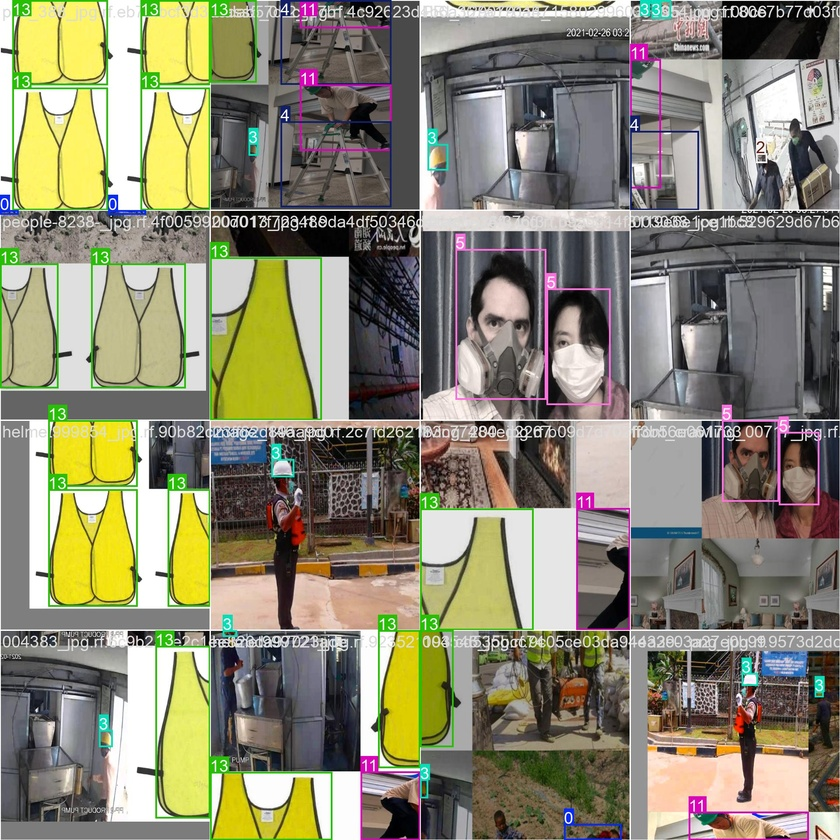
#> input picture worker_safety_model/ppe_project/ppe_yolov8s_run/train_batch0.jpg, 840 x 840 px, shrunk from 1920 x 1920 before the run; its folder holds only this picture in this run
$ python -i routes_safety.py   (imports and definitions only)
#> lines starting #> are read from the running program, lines starting #| are printed output that depends on the picture; after the words box and inside, x2 and y2 are one past the last pixel; in counts of white or black regions, pixels touching at a corner belong together
from fastapi import APIRouter, UploadFile, File, HTTPException
from fastapi.responses import JSONResponse
import cv2
import numpy as np
from datetime import datetime
import time
from typing import Dict, Any
import io
from PIL import Image

# [1 line that did not run here, left out]

# Configuration pour la détection
# En production, vous pouvez utiliser un modèle YOLO entraîné pour détecter casques et gilets
# Pour cette démo, nous utilisons un détecteur de couleurs simple
class SafetyDetector:
    def __init__(self):
        # Initialisation du détecteur de visages pour détecter la présence humaine
        self.face_cascade = cv2.CascadeClassifier(cv2.data.haarcascades + 'haarcascade_frontalface_default.xml')

    def detect_skin(self, image: np.ndarray) -> np.ndarray:
        """Détecte les régions de peau dans l'image pour les exclure de la détection"""
        # Conversion en HSV et YCrCb pour une meilleure détection de la peau
        hsv = cv2.cvtColor(image, cv2.COLOR_BGR2HSV)
        ycrcb = cv2.cvtColor(image, cv2.COLOR_BGR2YCrCb)

        # Plages HSV pour la peau (plusieurs tons de peau)
        lower_hsv = np.array([0, 10, 0], dtype=np.uint8)
        upper_hsv = np.array([25, 170, 255], dtype=np.uint8)
        mask_hsv = cv2.inRange(hsv, lower_hsv, upper_hsv)

        # Plages YCrCb pour la peau
        lower_ycrcb = np.array([0, 135, 85], dtype=np.uint8)
        upper_ycrcb = np.array([255, 180, 135], dtype=np.uint8)
        mask_ycrcb = cv2.inRange(ycrcb, lower_ycrcb, upper_ycrcb)

        # Combiner les deux masques
        skin_mask = cv2.bitwise_and(mask_hsv, mask_ycrcb)

        # Dilater modérément pour inclure les cheveux proches du visage
        kernel = np.ones((10, 10), np.uint8)
        skin_mask = cv2.dilate(skin_mask, kernel, iterations=2)

        return skin_mask

    def detect_helmet(self, image: np.ndarray) -> tuple:
        """
        Détecte un casque basé sur la couleur dans la partie supérieure de l'image
        Recherche des couleurs typiques des casques (jaune, orange, blanc, rouge)
        Équilibré pour éviter les faux positifs tout en détectant les vrais casques
        """
        height, width = image.shape[:2]

        # Zone de recherche du casque (tiers supérieur de l'image)
        helmet_zone = image[0:height//3, :]

        # Détecter les régions de peau/cheveux à exclure
        skin_mask = self.detect_skin(helmet_zone)

        # Conversion en HSV pour la détection de couleur
        hsv = cv2.cvtColor(helmet_zone, cv2.COLOR_BGR2HSV)

        # Plages de couleurs pour les casques (équilibrées)
        color_ranges = [
            # Jaune (casque de chantier) - élargi
            ([20, 80, 120], [35, 255, 255]),
            # Orange (casque de chantier) - élargi
            ([8, 100, 120], [20, 255, 255]),
            # Blanc brillant (casque blanc)
            ([0, 0, 200], [180, 30, 255]),
            # Rouge (casque rouge)
            ([0, 100, 120], [10, 255, 255]),
            ([170, 100, 120], [180, 255, 255]),
            # Bleu (casque bleu)
            ([95, 80, 120], [135, 255, 255]),
        ]

        max_percentage = 0
        best_mask = None

        for lower, upper in color_ranges:
            mask = cv2.inRange(hsv, np.array(lower), np.array(upper))

            # Exclure les régions de peau/cheveux
            mask = cv2.bitwise_and(mask, cv2.bitwise_not(skin_mask))

            # Appliquer un filtre morphologique
            kernel = np.ones((3, 3), np.uint8)
            mask = cv2.morphologyEx(mask, cv2.MORPH_CLOSE, kernel)
            mask = cv2.morphologyEx(mask, cv2.MORPH_OPEN, kernel)

            percentage = (cv2.countNonZero(mask) / mask.size) * 100
            if percentage > max_percentage:
                max_percentage = percentage
                best_mask = mask

        # Vérifier la forme et la taille des régions détectées
        detected = False
        confidence = 0.0

        if max_percentage > 5.0 and best_mask is not None:  # Seuil réduit mais raisonnable
            # Trouver les contours pour vérifier la forme
            contours, _ = cv2.findContours(best_mask, cv2.RETR_EXTERNAL, cv2.CHAIN_APPROX_SIMPLE)

            if contours:
                # Prendre le plus grand contour
                largest_contour = max(contours, key=cv2.contourArea)
                area = cv2.contourArea(largest_contour)

                # Un casque doit avoir une taille minimale
                min_area = (helmet_zone.shape[0] * helmet_zone.shape[1]) * 0.03

                if area > min_area:
                    # Vérifier le ratio largeur/hauteur (un casque est plutôt large)
                    x, y, w, h = cv2.boundingRect(largest_contour)
                    aspect_ratio = w / float(h) if h > 0 else 0

                    # Un casque a généralement un aspect ratio entre 0.7 et 3.0
                    if 0.7 <= aspect_ratio <= 3.5:
                        detected = True
                        confidence = min(max_percentage / 12.0, 1.0)

        return detected, confidence

    def detect_safety_vest(self, image: np.ndarray) -> tuple:
        """
        Détecte un gilet de sécurité basé sur la couleur dans la partie centrale de l'image
        Recherche des couleurs typiques des gilets (jaune fluo, orange fluo)
        Équilibré pour une bonne détection
        """
        height, width = image.shape[:2]

        # Zone de recherche du gilet (partie centrale pour le torse)
        vest_zone = image[height//4:3*height//4, :]

        # Conversion en HSV
        hsv = cv2.cvtColor(vest_zone, cv2.COLOR_BGR2HSV)

        # Plages de couleurs pour les gilets haute visibilité (équilibrées)
        color_ranges = [
            # Jaune fluo/vif - élargi pour meilleure détection
            ([20, 100, 140], [40, 255, 255]),
            # Orange fluo/vif - élargi
            ([5, 120, 140], [20, 255, 255]),
            # Vert fluo (gilets verts)
            ([35, 100, 140], [85, 255, 255]),
        ]

        max_percentage = 0
        best_mask = None

        for lower, upper in color_ranges:
            mask = cv2.inRange(hsv, np.array(lower), np.array(upper))

            # Appliquer un filtre morphologique
            kernel = np.ones((5, 5), np.uint8)
            mask = cv2.morphologyEx(mask, cv2.MORPH_CLOSE, kernel)
            mask = cv2.morphologyEx(mask, cv2.MORPH_OPEN, kernel)

            percentage = (cv2.countNonZero(mask) / mask.size) * 100
            if percentage > max_percentage:
                max_percentage = percentage
                best_mask = mask

        # Vérifier la présence et la forme
        detected = False
        confidence = 0.0

        if max_percentage > 4.0 and best_mask is not None:  # Seuil réduit
            # Trouver les contours
            contours, _ = cv2.findContours(best_mask, cv2.RETR_EXTERNAL, cv2.CHAIN_APPROX_SIMPLE)

            if contours:
                # Prendre le plus grand contour
                largest_contour = max(contours, key=cv2.contourArea)
                area = cv2.contourArea(largest_contour)

                # Un gilet doit avoir une taille minimale raisonnable
                min_area = (vest_zone.shape[0] * vest_zone.shape[1]) * 0.04

                if area > min_area:
                    detected = True
                    confidence = min(max_percentage / 15.0, 1.0)

        return detected, confidence

    def detect_person(self, image: np.ndarray) -> int:
        """Détecte le nombre de personnes dans l'image"""
        gray = cv2.cvtColor(image, cv2.COLOR_BGR2GRAY)
        faces = self.face_cascade.detectMultiScale(gray, 1.3, 5)
        return len(faces)

    def analyze_image(self, image: np.ndarray) -> Dict[str, Any]:
        """Analyse complète de l'image pour la détection de sécurité"""
        start_time = time.time()

        # Détection du casque
        helmet_detected, helmet_confidence = self.detect_helmet(image)

        # Détection du gilet
        vest_detected, vest_confidence = self.detect_safety_vest(image)

        # Détection de personnes
        person_count = self.detect_person(image)

        processing_time = time.time() - start_time

        return {
            "helmet_detected": helmet_detected,
            "helmet_confidence": float(helmet_confidence),
            "vest_detected": vest_detected,
            "vest_confidence": float(vest_confidence),
            "person_count": person_count,
            "processing_time": processing_time,
            "timestamp": datetime.now().isoformat(),
            "status": "safe" if (helmet_detected and vest_detected) else "unsafe"
        }

# Instance globale du détecteur
detector = SafetyDetector()

# [39 lines not run here, left out]

>>> import cv2
>>> picture = cv2.imread('../worker_safety_model/ppe_project/ppe_yolov8s_run/train_batch0.jpg')
#> picture is the input picture: shape (840, 840, 3); mean B, G, R 114.1, 135.7, 138.6
>>> result = SafetyDetector().analyze_image(picture)
#> in detect_helmet, `helmet_zone = image[0:height//3, :]`:
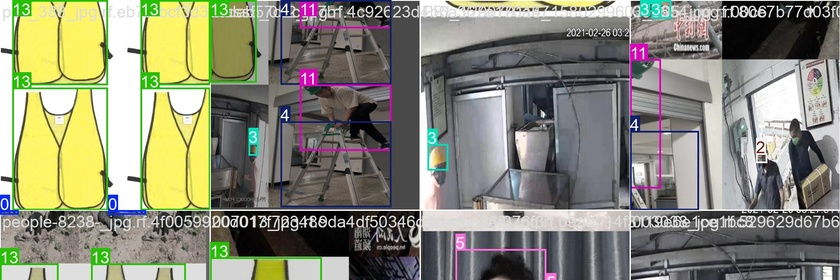
#> helmet_zone: shape (280, 840, 3); mean B, G, R 119.9, 137.7, 137.4
#> in detect_skin, `mask_hsv = cv2.inRange(hsv, lower_hsv, upper_hsv)`:
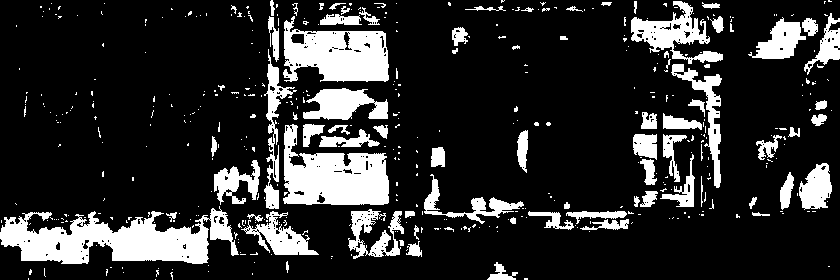
#> mask_hsv: shape (280, 840); 17.9% white; 458 white regions (378 under 20 px), largest, box (x1, y1, x2, y2) and area: (0, 206, 239, 264) 7523, (283, 124, 389, 205) 5194, (283, 16, 389, 82) 4557
#> the loop in detect_helmet, `for lower, upper in color_ranges:` made 6 passes
#> (percentage, max_percentage) on passes 1, 3: (9.81, 9.81), (12.64, 12.64)
#> after the loop in detect_helmet, `for lower, upper in color_ranges:`:
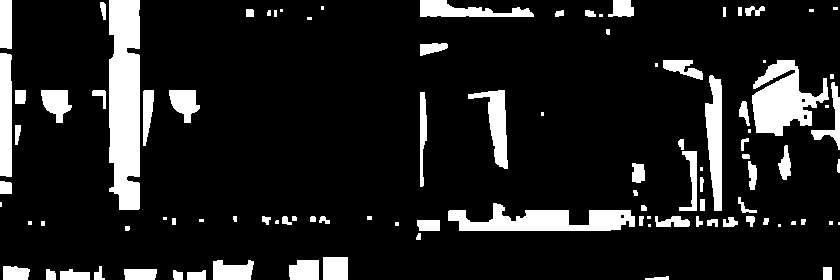
#> best_mask: shape (280, 840); 12.6% white; 101 white regions (24 under 20 px), largest, box (x1, y1, x2, y2) and area: (109, 0, 140, 210) 5951, (752, 60, 829, 136) 3249, (448, 203, 635, 231) 2982
#> after the loop in detect_helmet, `for lower, upper in color_ranges:`:
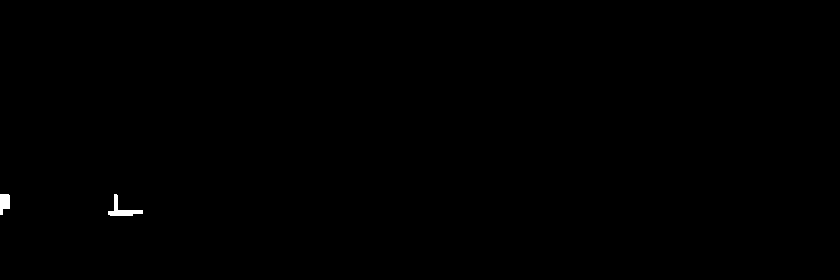
#> mask: shape (280, 840); 0.18% white; 2 white regions
#> after the loop in detect_helmet, `for lower, upper in color_ranges:`: max_percentage = 12.64
#> in detect_helmet, `contours, _ = cv2.findContours(best_mask, cv2.RETR_EXTERNAL, cv2.CHAIN..`: contours = 101 contours, 38 with area under 20; largest, box (x1, y1, x2, y2) and area: (109, 0, 140, 210) 5686, (752, 60, 829, 136) 3062, (448, 203, 635, 231) 2742, (705, 75, 722, 211) 1485, (0, 53, 12, 177) 1322
#> in detect_helmet, `largest_contour = max(contours, key=cv2.contourArea)`: largest_contour = contour of 57 points, box (x1, y1, x2, y2) (109, 0, 140, 210), area 5686
#> in detect_helmet, `area = cv2.contourArea(largest_contour)`: area = 5685.5
#> in analyze_image, `helmet_detected, helmet_confidence = self.detect_helmet(image)`: helmet_detected = False; helmet_confidence = 0
#> in detect_safety_vest, `vest_zone = image[height//4:3*height//4, :]`:
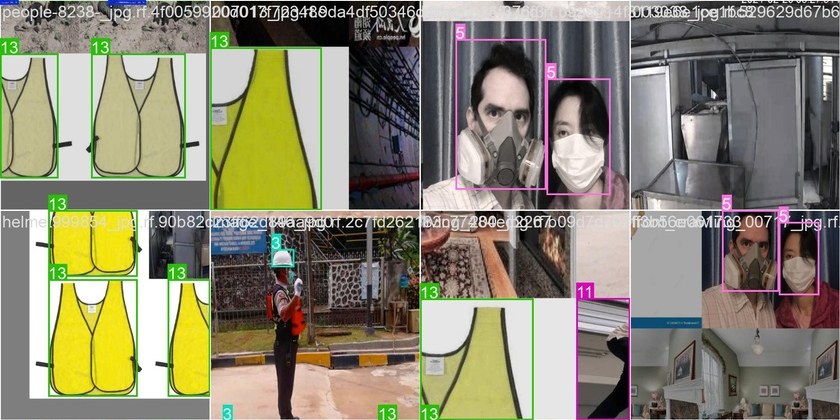
#> vest_zone: shape (420, 840, 3); mean B, G, R 112.8, 132.9, 136.7
#> the loop in detect_safety_vest, `for lower, upper in color_ranges:` made 3 passes
#> (percentage, max_percentage) on pass 1: (8.84, 8.84)
#> after the loop in detect_safety_vest, `for lower, upper in color_ranges:`:
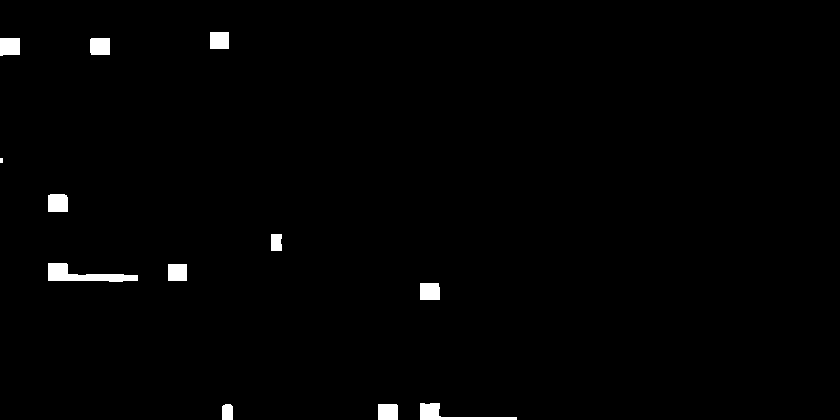
#> mask: shape (420, 840); 1.2% white; 12 white regions (1 under 20 px)
#> after the loop in detect_safety_vest, `for lower, upper in color_ranges:`: max_percentage = 8.84
#> in detect_safety_vest, `contours, _ = cv2.findContours(best_mask, cv2.RETR_EXTERNAL, cv2.CHAIN..`: contours = 8 contours; box (x1, y1, x2, y2) and area: (212, 50, 312, 208) 10478, (51, 281, 133, 395) 7190, (51, 212, 133, 275) 4700, (441, 310, 517, 420) 4490, (170, 283, 209, 394) 3190, (248, 334, 270, 346) 137, (354, 332, 363, 340) 53, (234, 332, 241, 337) 24
#> in detect_safety_vest, `largest_contour = max(contours, key=cv2.contourArea)`: largest_contour = contour of 119 points, box (x1, y1, x2, y2) (212, 50, 312, 208), area 10478
#> in detect_safety_vest, `area = cv2.contourArea(largest_contour)`: area = 10477.5
#> in analyze_image, `vest_detected, vest_confidence = self.detect_safety_vest(image)`: vest_detected = False; vest_confidence = 0
#> in detect_person, `gray = cv2.cvtColor(image, cv2.COLOR_BGR2GRAY)`:
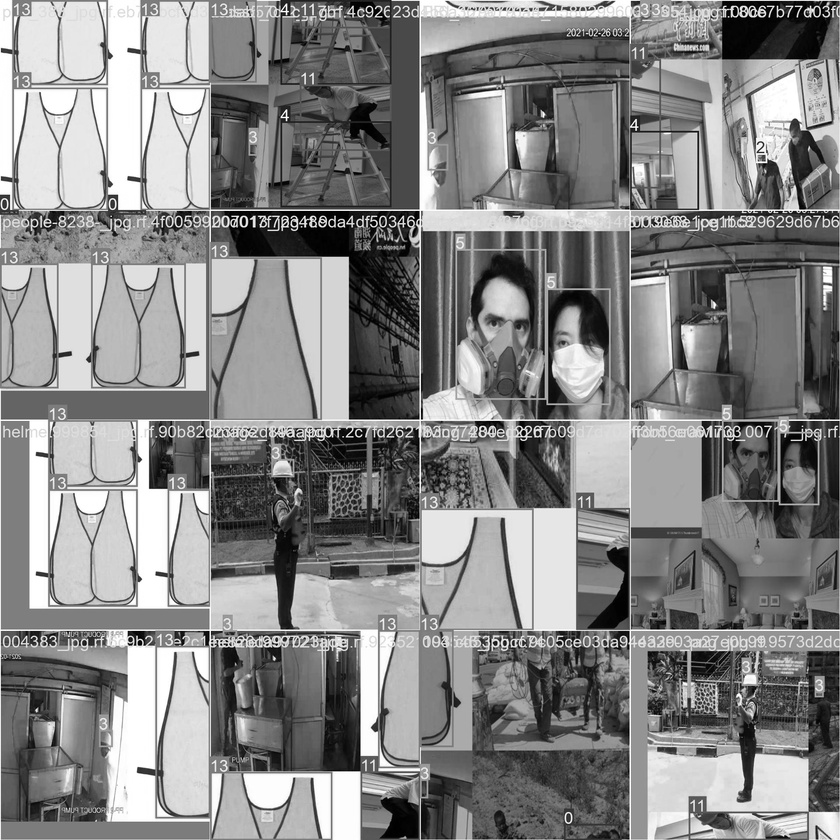
#> gray: shape (840, 840); min 0, max 255, mean 134.1
#> in detect_person, `faces = self.face_cascade.detectMultiScale(gray, 1.3, 5)`: faces = [[470, 294, 76, 76]]
#> in analyze_image, `person_count = self.detect_person(image)`: person_count = 1
#> result = {'helmet_detected': False, 'helmet_confidence': 0, 'vest_detected': False, 'vest_confidence': 0, 'person_count': 1, 'processing_time': 0.607, 'timestamp': '2026-11-21T08:53:59.026394', 'status': 'unsafe'}

$ run again, on worker_safety_model/ppe_project/ppe_yolov8s_run/train_batch2.jpg
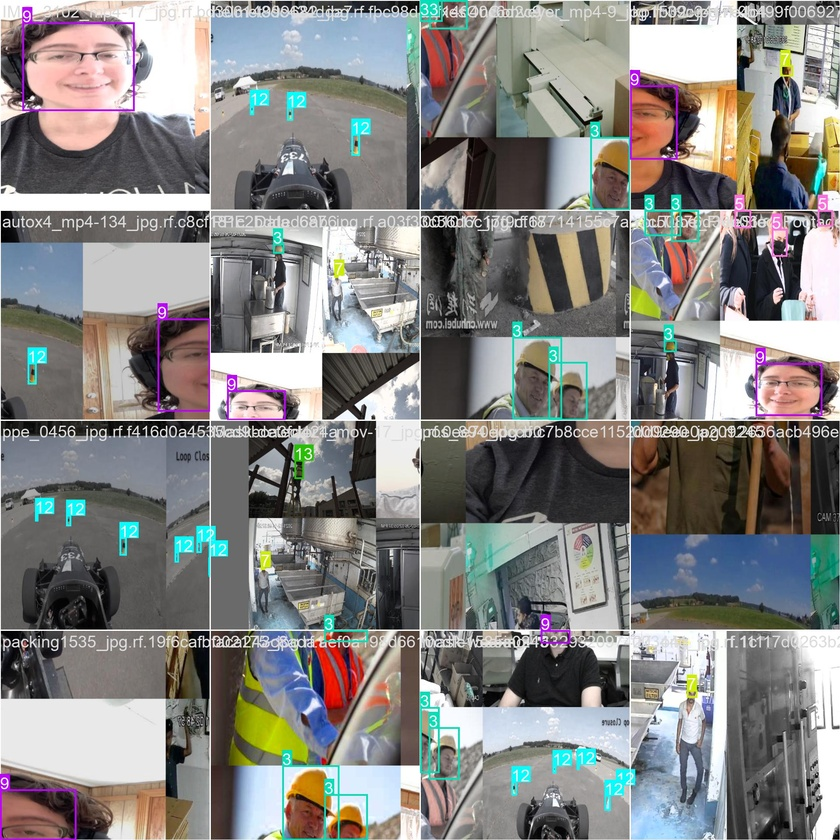
#> input picture worker_safety_model/ppe_project/ppe_yolov8s_run/train_batch2.jpg, 840 x 840 px, shrunk from 1920 x 1920 before the run
#> picture is the input picture: shape (840, 840, 3); mean B, G, R 130.4, 132.1, 132.9
#> ycrcb: shape (280, 840, 3); mean of channels 0, 1, 2 143.8, 130.1, 126.2
#> mask_hsv: shape (280, 840); 28.3% white; 313 white regions (236 under 20 px), largest, box (x1, y1, x2, y2) and area: (194, 16, 408, 210) 15276, (421, 118, 547, 221) 8171, (27, 26, 131, 107) 6773
#> mask_ycrcb: shape (280, 840); 14.7% white; 189 white regions (133 under 20 px), largest, box (x1, y1, x2, y2) and area: (25, 25, 131, 109) 7666, (641, 71, 764, 256) 4841, (37, 112, 123, 151) 2579
#> the loop in detect_helmet, `for lower, upper in color_ranges:` made 6 passes
#> (percentage, max_percentage) on passes 1, 3: (0.134, 0.134), (13.75, 13.75)
#> after the loop in detect_helmet, `for lower, upper in color_ranges:`:
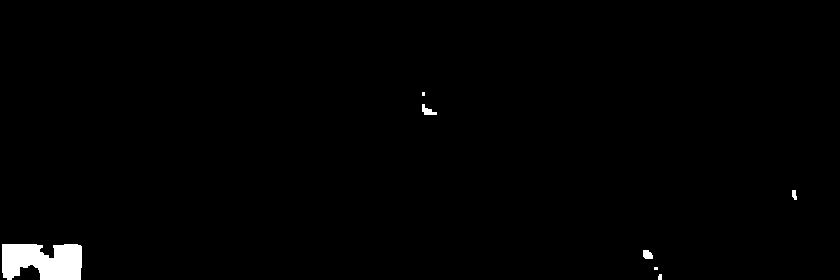
#> mask: shape (280, 840); 1.1% white; 7 white regions (2 under 20 px)
#> after the loop in detect_helmet, `for lower, upper in color_ranges:`: max_percentage = 13.75
#> contours = 97 contours, 45 with area under 20; largest, box (x1, y1, x2, y2) and area: (629, 0, 768, 74) 5201, (133, 0, 214, 118) 4682, (83, 243, 213, 280) 4468, (0, 185, 211, 211) 3478, (277, 216, 371, 280) 2189
#> largest_contour = contour of 108 points, box (x1, y1, x2, y2) (629, 0, 768, 74), area 5201
#> area = 5201
#> helmet_detected = False; helmet_confidence = 0
#> the loop in detect_safety_vest, `for lower, upper in color_ranges:` made 3 passes
#> (percentage, max_percentage) on passes 1, 3: (0.342, 0.342), (0.741, 0.741)
#> after the loop in detect_safety_vest, `for lower, upper in color_ranges:`: max_percentage = 0.741
#> vest_detected = False; vest_confidence = 0
#> in detect_person, `gray = cv2.cvtColor(image, cv2.COLOR_BGR2GRAY)`:
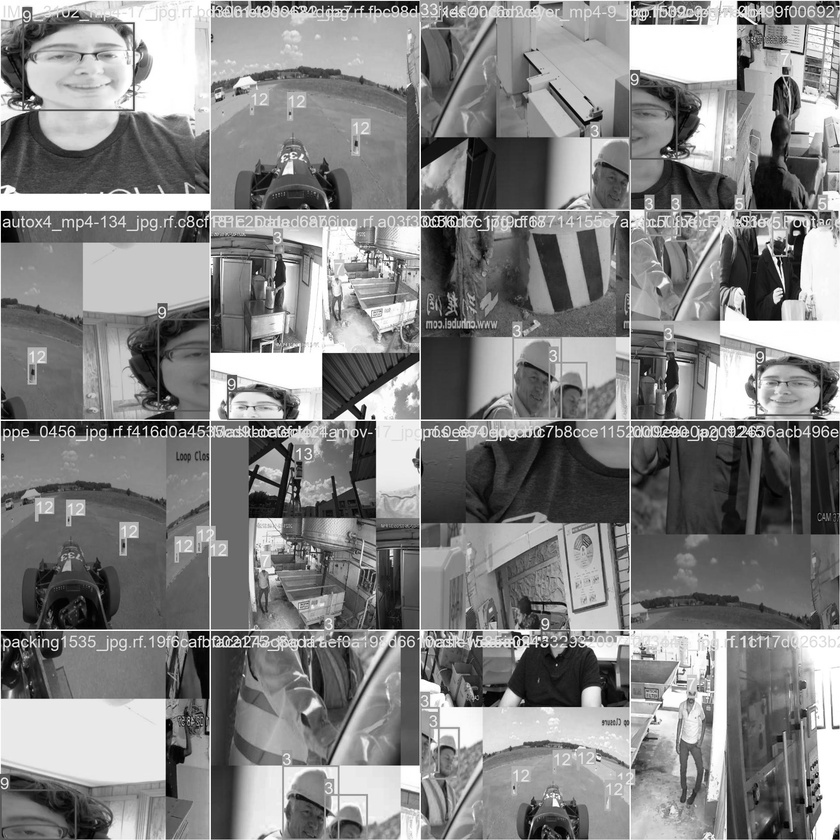
#> gray: shape (840, 840); min 0, max 255, mean 132.2
#> faces = [[30, 14, 106, 106]]
#> person_count = 1
#> result = {'helmet_detected': False, 'helmet_confidence': 0, 'vest_detected': False, 'vest_confidence': 0, 'person_count': 1, 'processing_time': 0.575, 'timestamp': '2026-11-21T08:54:01.032212', 'status': 'unsafe'}
